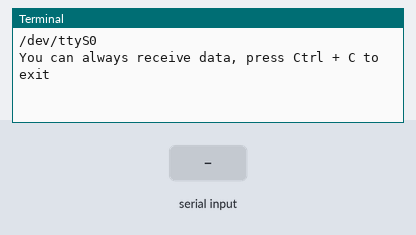
This program was run on a simulated Raspberry Pi (BCM pin numbers). Parts: the last lines printed to the terminal. The test bench sets the inputs (shaded band).

Above: at 1.2 s.
1.3 s: "1\n" received over the second serial link
At 2.5 s:
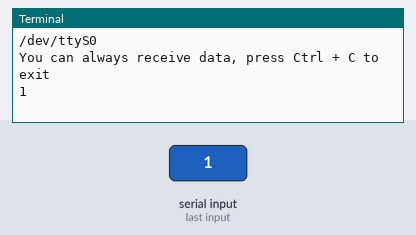
2.8 s: "0\n" received over the second serial link
At 3.9 s:
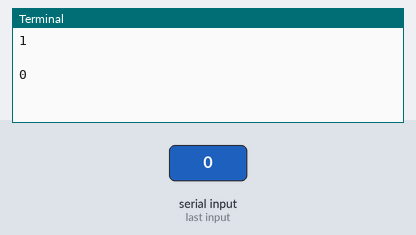
4.3 s: "2\n" received over the second serial link
At 5.0 s:
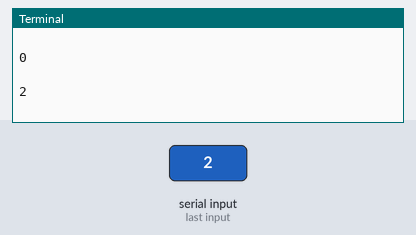

The program:

receive.py
```python
# -*- coding:utf-8 -*-
import RPi.GPIO as GPIO
import serial
import time

#if use half-auto, EN_485 = LOW is Receiver, EN_485 = HIGH is Send
MODE = 0 #mode = 0 is full-guto, mode = 1 is half-auto
if MODE == 1:
    EN_485 =  4
    GPIO.setmode(GPIO.BCM)
    GPIO.setup(EN_485,GPIO.OUT)
    GPIO.output(EN_485,GPIO.HIGH)

ser = serial.Serial("/dev/ttyS0",115200,timeout=0.01) #receive data once every 0.01S
print ser.portstr

ser.flushInput()

data = ""
print("You can always receive data, press Ctrl + C to exit")
while 1:
    while ser.inWaiting() > 0:
        data = ser.readline()
    if data != "":
        print(data)
        data = ""
```

Measured:
- after the input at 1.3 s, the terminal: prints a new line at once (image 1)
- after the input at 2.8 s, the terminal: prints a new line at once (image 2)
- after the input at 4.3 s, the terminal: prints a new line at once (image 3)
